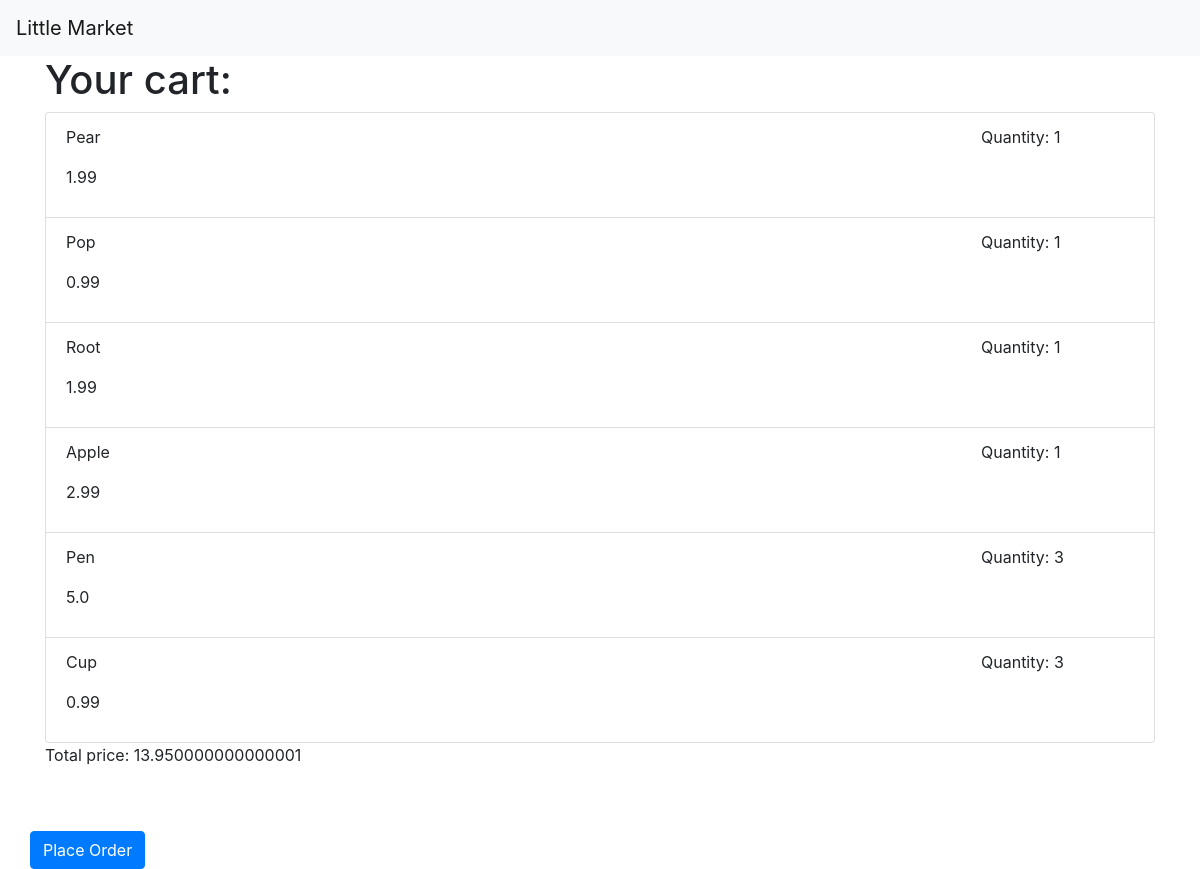
Screenshot of /products/view-cart with the database file from the repository.
### products/models.py (models this page shows)
class CartItem(models.Model):
    name = models.CharField(max_length=255)
    price = models.FloatField()
    quantity = models.IntegerField()

### products/views.py (the view)
# urls.py: path("view-cart", views.view_cart),
def view_cart(request):
  items = CartItem.objects.all()
  price = 0.0
  for i in items:
    price += i.price
  return render(request, 'view_cart.html', {'items': items, 'total': price})

### products/templates/view_cart.html
{% extends 'base.html' %}
{% block content %}
     <h1>Your cart:</h1>
     <div class="list-group">
          {%  for item in items %}
          <div class="list-group-item">
               <div class="row">
                    <div class="col-md-10">
                         <p>{{item.name}}</p>
                         <p>{{item.price}}</p>
                    </div>
                    <div class="col-md-2">
                         <p>Quantity: {{item.quantity}}</p>
                    </div>
               </div>
          </div>
          {% endfor %}
     </div>
     <p>Total price: {{total}}</p>
     <br /><br />
     <div class="row">
      <a href="order-placed" class="btn btn-primary">Place Order</a>
     </div>
{% endblock %}

### templates/base.html (shortened to what this page needs)
<!doctype html>
<html lang="en">
  <head>
    <link rel="stylesheet" href="https://stackpath.bootstrapcdn.com/bootstrap/4.4.1/css/bootstrap.min.css">
  </head>
  <body>
     <nav class="navbar navbar-light bg-light row">
             <div class="col-sm-10">
                <a class="navbar-brand" href="/products">Little Market</a>
             </div>
     </nav>
   <div class="container">
       {% block content %}
       {% endblock %}
   </div>
  </body>
</html>

### rows the page displays
CartItem: name "Pear", price "1.99", quantity "1"
CartItem: name "Pop", price "0.99", quantity "1"
CartItem: name "Root", price "1.99", quantity "1"
CartItem: name "Apple", price "2.99", quantity "1"
CartItem: name "Pen", price "5.0", quantity "3"
CartItem: name "Cup", price "0.99", quantity "3"

### other values shown
{{ total }} "13.950000000000001"
